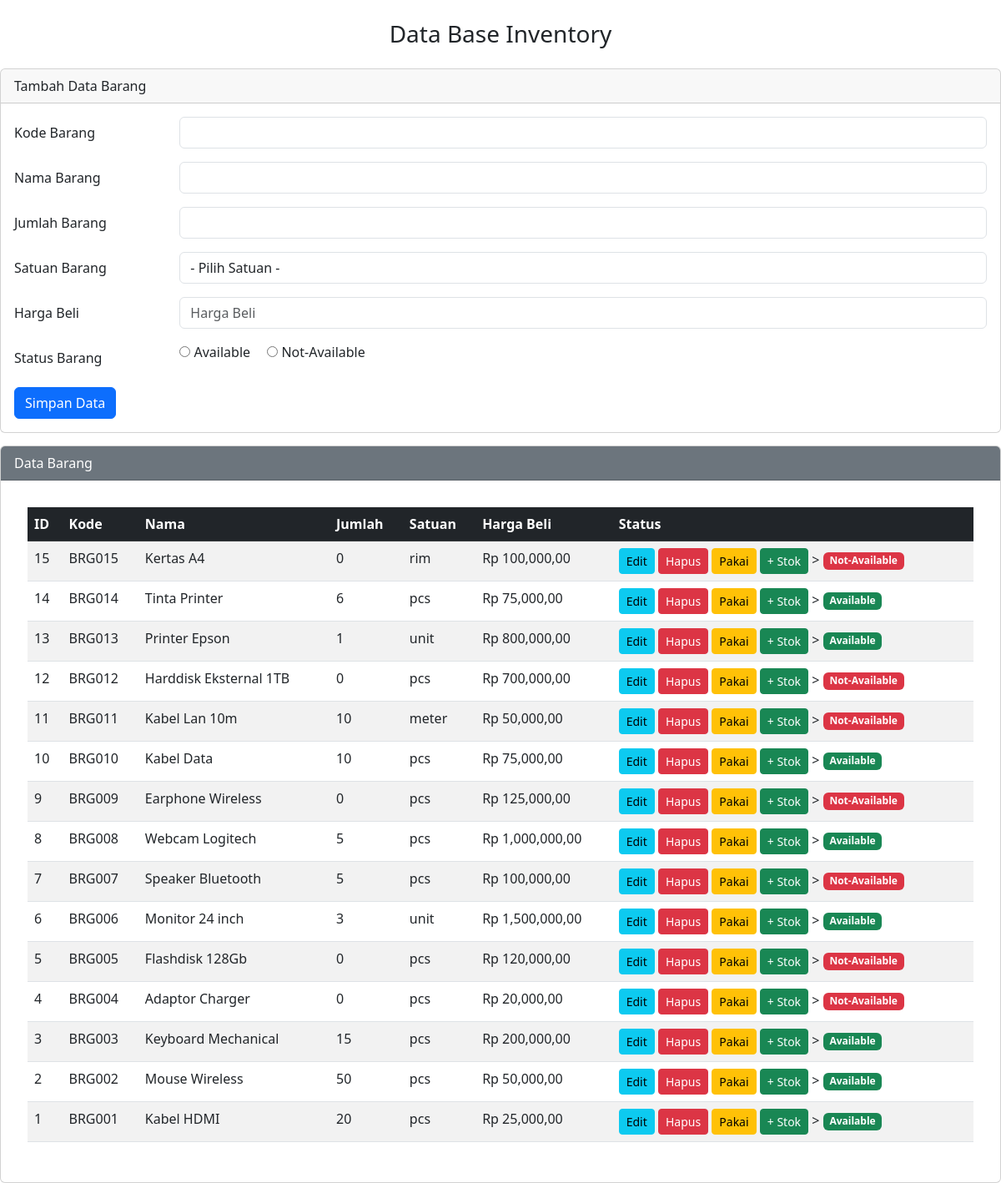
The page / on the database its author committed.
### tables this page shows
CREATE TABLE `tb_inventory` (
  `id_barang` int(10) NOT NULL,
  `kode_barang` varchar(20) NOT NULL,
  `nama_barang` varchar(50) NOT NULL DEFAULT '',
  `jumlah_barang` int(10) NOT NULL DEFAULT 0,
  `satuan_barang` varchar(20) NOT NULL DEFAULT '0',
  `harga_beli` double(20,2) NOT NULL DEFAULT 0.00,
  `status_barang` tinyint(4) NOT NULL DEFAULT 0
);

### index.php (the view, shortened to what this page needs)
<?php
include 'koneksi.php';
$kode_barang = $nama_barang = $jumlah_barang = $harga_barang = $status_barang = $satuan_barang = "";
?>
<!DOCTYPE html>
<html>
<head>
    <link href="https://cdn.jsdelivr.net/npm/bootstrap@5.3.0/dist/css/bootstrap.min.css" rel="stylesheet">
</head>
<body>
    <div class="mx-aucontainer mt-4">
    <h3 class="text-center mb-4">Data Base Inventory</h3></div>
        <div class="card">
            <div class="card-header">Tambah Data Barang</div>
            <div class="card-body">
                <form action="" method="POST">
                    <div class="mb-3 row">
                        <label for="kode_barang" class="col-sm-2 col-form-label">Kode Barang</label>
                        <div class="col-sm-10">
                            <input type="text" class="form-control" id="kode_barang" name="kode_barang" value="<?= htmlspecialchars($kode_barang) ?>">
                        </div>
                    </div>
                    <div class="mb-3 row">
                        <label for="nama_barang" class="col-sm-2 col-form-label">Nama Barang</label>
                        <div class="col-sm-10">
                            <input type="text" class="form-control" id="nama_barang" name="nama_barang" value="<?= htmlspecialchars($nama_barang) ?>">
                        </div>
                    </div>
                    <div class="mb-3 row">
                        <label for="jumlah_barang" class="col-sm-2 col-form-label">Jumlah Barang</label>
                        <div class="col-sm-10">
                            <input type="number" class="form-control" id="jumlah_barang" name="jumlah_barang" value="<?= htmlspecialchars($jumlah_barang) ?>">
                        </div>
                    </div>
                    <div class="mb-3 row">
                        <label for="satuan_barang" class="col-sm-2 col-form-label">Satuan Barang</label>
                        <div class="col-sm-10">
                            <select class="form-control" id="satuan_barang" name="satuan_barang">
                                <option value="">- Pilih Satuan -</option>
                            </select>
                        </div>
                    </div>
                    <div class="mb-3 row">
                        <label for="harga_beli" class="col-sm-2 col-form-label">Harga Beli</label>
                        <div class="col-sm-10">
                            <input name="harga_beli" type="number" step="0.01" class="form-control" placeholder="Harga Beli" required value="<?= htmlspecialchars($harga_barang) ?>">
                        </div>
                    </div>
                    <div class="mb-3 row">
                        <label class="col-sm-2 col-form-label">Status Barang</label>
                        <div class="col-sm-10">
                            <label class="form-check-label me-3">
                                <input type="radio" name="status_barang" value="1" <?= $status_barang == "1" ? "checked" : "" ?>> Available
                            </label>
                            <label class="form-check-label">
                                <input type="radio" name="status_barang" value="0" <?= $status_barang == "0" ? "checked" : "" ?>> Not-Available
                            </label>
                        </div>
                    </div>
                    <div class="mt-3">
                        <input type="submit" name="submit" value="Simpan Data" class="btn btn-primary" />
                    </div>
                </form>
            </div>
        </div>
        <div class="card">
            <div class="card-header text-white bg-secondary">Data Barang</div>
            <div class="card-body">
                 <div class="card-body">
                    <table class="table table=bordered table-striped">
                        <thead class="table-dark">
                            <tr>
                                <th>ID</th>
                                <th>Kode</th>
                                <th>Nama</th>
                                <th>Jumlah</th>
                                <th>Satuan</th>
                                <th>Harga Beli</th>
                                <th>Status</th>
                            </tr>
                        </thead>
                        <tbody>
                            <?php
                            $sql2 ="SELECT * FROM tb_inventory ORDER BY id_barang DESC";
                            $q2 = mysqli_query($koneksi, $sql2);
                            while ($row = mysqli_fetch_assoc($q2)){
                                ?>
                                <tr>
                                    <td><?= $row['id_barang']?></td>
                                    <td><?=htmlspecialchars($row['kode_barang'])?></td>
                                    <td><?=htmlspecialchars($row['nama_barang'])?></td>
                                    <td><?= $row['jumlah_barang'] ?></td>
                                    <td><?= $row['satuan_barang'] ?></td>
                                    <td>Rp <?= number_format($row['harga_beli'], 2, ',' , ',')?></td>
                                    <td>
                                        <a href="edit.php?id=<?=$row['id_barang']?>"class="btn btn-sm btn-info">Edit</a>
                                        <a href="hapus.php?id=<?=$row['id_barang']?>" class="btn btn-sm btn-danger" onclick="return confirm('Yakin hapus?')">Hapus</a>
                                        <a href="pakai.php?id=<?=$row['id_barang']?>" class="btn btn-sm btn-warning">Pakai</a>
                                        <a href="tambah_stok.php?id=<?=$row['id_barang']?>"class="btn btn-sm btn-success">+ Stok</a>
                                        >
                                        <span class="badge <?= $row['status_barang'] ? 'bg-success' : 'bg-danger' ?>">
                                            <?= $row['status_barang'] ? 'Available' : 'Not-Available' ?>
                                        </span>
                                    </td>
                                </tr>
                                <?php
                            }?>
                        </tbody>
                    </table>
                 </div>
            </div>
        </div>
</body>
</html>

### index.php (style rules this page uses)
.card { margin-top: 15px; }

### rows shown on the page
tb_inventory: id_barang "15", kode_barang "BRG015", nama_barang "Kertas A4", jumlah_barang "0", satuan_barang "rim", harga_beli "100,000,00", status_barang "Not-Available"
tb_inventory: id_barang "14", kode_barang "BRG014", nama_barang "Tinta Printer", jumlah_barang "6", satuan_barang "pcs", harga_beli "75,000,00", status_barang "Available"
tb_inventory: id_barang "13", kode_barang "BRG013", nama_barang "Printer Epson", jumlah_barang "1", satuan_barang "unit", harga_beli "800,000,00", status_barang "Available"
tb_inventory: id_barang "12", kode_barang "BRG012", nama_barang "Harddisk Eksternal 1TB", jumlah_barang "0", satuan_barang "pcs", harga_beli "700,000,00", status_barang "Not-Available"
tb_inventory: id_barang "11", kode_barang "BRG011", nama_barang "Kabel Lan 10m", jumlah_barang "10", satuan_barang "meter", harga_beli "50,000,00", status_barang "Not-Available"
tb_inventory: id_barang "10", kode_barang "BRG010", nama_barang "Kabel Data", jumlah_barang "10", satuan_barang "pcs", harga_beli "75,000,00", status_barang "Available"
tb_inventory: id_barang "9", kode_barang "BRG009", nama_barang "Earphone Wireless", jumlah_barang "0", satuan_barang "pcs", harga_beli "125,000,00", status_barang "Not-Available"
tb_inventory: id_barang "8", kode_barang "BRG008", nama_barang "Webcam Logitech", jumlah_barang "5", satuan_barang "pcs", harga_beli "1,000,000,00", status_barang "Available"
tb_inventory: id_barang "7", kode_barang "BRG007", nama_barang "Speaker Bluetooth", jumlah_barang "5", satuan_barang "pcs", harga_beli "100,000,00", status_barang "Not-Available"
tb_inventory: id_barang "6", kode_barang "BRG006", nama_barang "Monitor 24 inch", jumlah_barang "3", satuan_barang "unit", harga_beli "1,500,000,00", status_barang "Available"
tb_inventory: id_barang "5", kode_barang "BRG005", nama_barang "Flashdisk 128Gb", jumlah_barang "0", satuan_barang "pcs", harga_beli "120,000,00", status_barang "Not-Available"
tb_inventory: id_barang "4", kode_barang "BRG004", nama_barang "Adaptor Charger", jumlah_barang "0", satuan_barang "pcs", harga_beli "20,000,00", status_barang "Not-Available"
tb_inventory: id_barang "3", kode_barang "BRG003", nama_barang "Keyboard Mechanical", jumlah_barang "15", satuan_barang "pcs", harga_beli "200,000,00", status_barang "Available"
tb_inventory: id_barang "2", kode_barang "BRG002", nama_barang "Mouse Wireless", jumlah_barang "50", satuan_barang "pcs", harga_beli "50,000,00", status_barang "Available"
tb_inventory: id_barang "1", kode_barang "BRG001", nama_barang "Kabel HDMI", jumlah_barang "20", satuan_barang "pcs", harga_beli "25,000,00", status_barang "Available"
